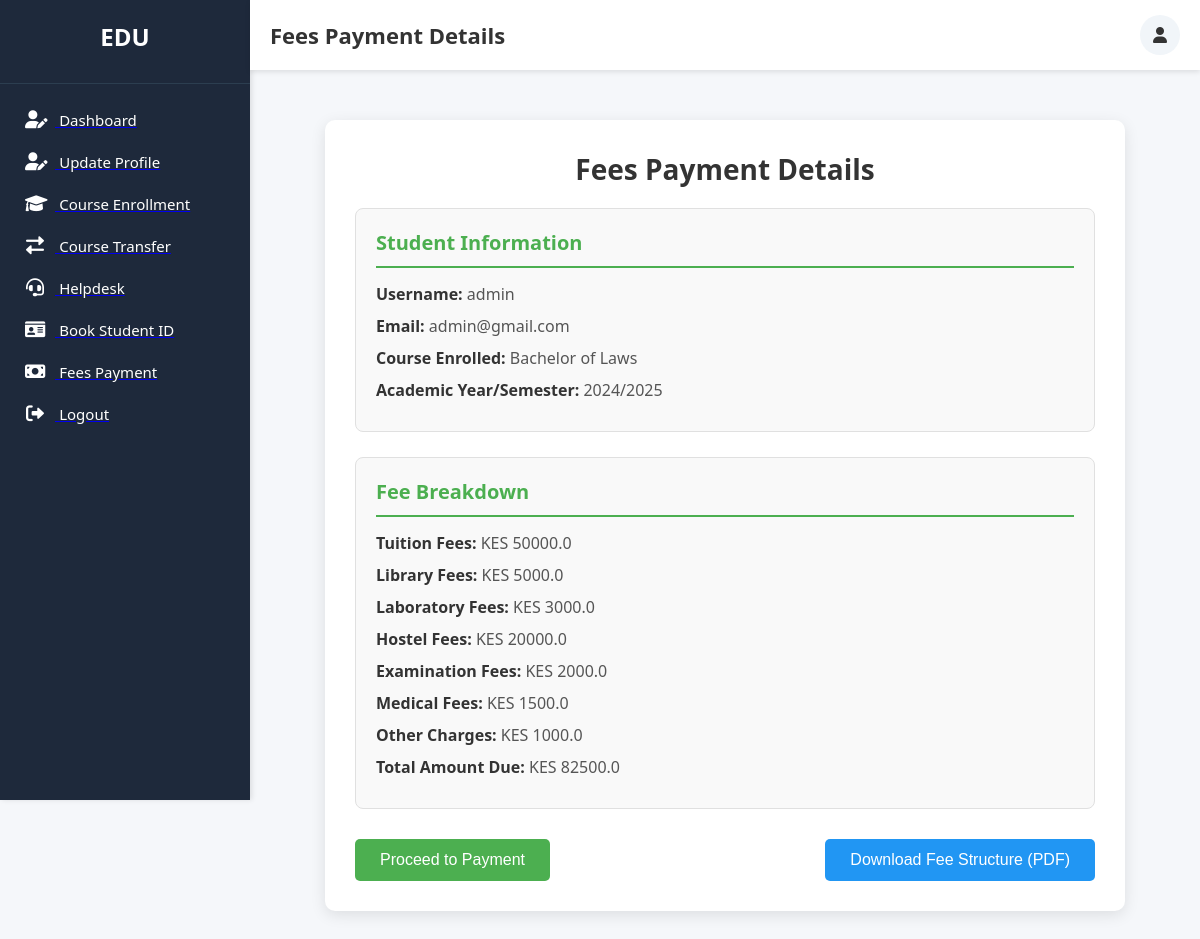
Page /accounts/fees-payment-details/ (signed in) on the committed database.
### accounts/models.py (models this page shows, shortened)
class User(AbstractBaseUser, PermissionsMixin):
    username = models.CharField(max_length=100, unique=True)
    email = models.EmailField(unique=True)
    first_name = models.CharField(max_length=100, blank=True, null=True)
    last_name = models.CharField(max_length=100, blank=True, null=True)
    student_id = models.CharField(max_length=20, unique=True, blank=True, null=True)
    admission_status = models.CharField(max_length=50, default='Pending')  # Pending, In Review, Verified, Rejected
    profile_completion = models.IntegerField(default=0)
    date_of_birth = models.DateField(blank=True, null=True)
    gender = models.CharField(max_length=10, blank=True, null=True)
    nationality = models.CharField(max_length=50, blank=True, null=True)
    phone_number = models.CharField(max_length=15, blank=True, null=True)
    previous_school = models.CharField(max_length=200, blank=True, null=True)
    high_school_grades = models.CharField(max_length=50, blank=True, null=True)
    entry_program = models.CharField(max_length=100, blank=True, null=True)
    enrollment_year = models.IntegerField(blank=True, null=True)
    program_name = models.CharField(max_length=100, blank=True, null=True)
    id_document = models.FileField(upload_to='documents/', blank=True, null=True)
    transcript = models.FileField(upload_to='documents/', blank=True, null=True)
    admission_letter = models.FileField(upload_to='documents/', blank=True, null=True)
    proof_of_payment = models.FileField(upload_to='documents/', blank=True, null=True)
    id_document_verified = models.BooleanField(default=False)
    transcript_verified = models.BooleanField(default=False)
    proof_of_payment_verified = models.BooleanField(default=False)
    is_active = models.BooleanField(default=True)
    is_staff = models.BooleanField(default=False)
    objects = UserManager()
    notification = models.TextField(blank=True, null=True)
    USERNAME_FIELD = 'username'
    REQUIRED_FIELDS = ['email']

class Course(models.Model):
    course_code = models.CharField(max_length=20, unique=True)
    course_name = models.CharField(max_length=100)
    credits = models.IntegerField()
    semester = models.CharField(max_length=50)
    program_name = models.CharField(max_length=100, null=True, blank=True)  # Make the field nullable
    is_mandatory = models.BooleanField(default=False)
    is_transferable = models.BooleanField(default=True)  # Add this field

### accounts/views.py (the view)
# urls.py: path('fees-payment-details/', views.fees_payment_details, name='fees_payment_details'),
@login_required
def fees_payment_details(request):
    enrollment = Enrollment.objects.filter(student=request.user).first()
    """Display student details and fee breakdown."""
    student = request.user
    context = {
        'username': student.username,
        'email': student.email,
        'course_enrolled': enrollment.course.course_name if enrollment else "Not Enrolled",
        'academic_year': "2024/2025",  # Replace with dynamic logic
        'tuition_fees': 50000.00,
        'library_fees': 5000.00,
        'laboratory_fees': 3000.00,
        'hostel_fees': 20000.00,
        'examination_fees': 2000.00,
        'medical_fees': 1500.00,
        'other_charges': 1000.00,
        'total_amount': 50000.00 + 5000.00 + 3000.00 + 20000.00 + 2000.00 + 1500.00 + 1000.00,
    }
    return render(request, 'accounts/fees_payment_details.html', context)

### accounts/templates/accounts/fees_payment_details.html (shortened to what this page needs)
<!DOCTYPE html>
<html lang="en">
<head>
    <link rel="stylesheet" href="https://cdnjs.cloudflare.com/ajax/libs/font-awesome/6.0.0/css/all.min.css">
</head>
<body>
    <div class="sidebar">
        <div class="sidebar-header">
            <div class="sidebar-logo">EDU</div>
        </div>
        <div class="sidebar-menu">
            <ul>
                <li>
                    <a href="{% url 'accounts:dashboard' %}">
                        <i class="fas fa-user-edit"></i>
                        <span>Dashboard</span>
                    </a>
                </li>
                <li>
                    <a href="{% url 'accounts:edit_profile' %}">
                        <i class="fas fa-user-edit"></i>
                        <span>Update Profile</span>
                    </a>
                </li>
                <li>
                    <a href="{% url 'accounts:course_enrollment' %}">
                        <i class="fas fa-graduation-cap"></i>
                        <span>Course Enrollment</span>
                    </a>
                </li>
                <li>
                    <a href="{% url 'accounts:course_transfer' %}">
                        <i class="fas fa-exchange-alt"></i>
                        <span>Course Transfer</span>
                    </a>
                </li>
                <li>
                    <a href="{% url 'accounts:submit_ticket' %}">
                        <i class="fas fa-headset"></i>
                        <span>Helpdesk</span>
                    </a>
                </li>
                <li>
                    <a href="{% url 'accounts:book_student_id' %}">
                        <i class="fas fa-id-card"></i>
                        <span>Book Student ID</span>
                    </a>
                </li>
                <li>
                    <a href="{% url 'accounts:fees_payment_details' %}">
                        <i class="fas fa-money-bill"></i>
                        <span>Fees Payment</span>
                    </a>
                </li>
                <li>
                    <a href="{% url 'accounts:logout' %}">
                        <i class="fas fa-sign-out-alt"></i>
                        <span>Logout</span>
                    </a>
                </li>
            </ul>
        </div>
    </div>
    <div class="main-content">
        <div class="header">
            <div class="header-title">Fees Payment Details</div>
            <div class="header-actions">
                <div class="action-btn action-dropdown">
                    <i class="fas fa-user"></i>
                </div>
            </div>
        </div>
        <div class="container">
            <h1>Fees Payment Details</h1>
            <div class="section">
                <h2>Student Information</h2>
                <p><strong>Username:</strong> {{ username }}</p>
                <p><strong>Email:</strong> {{ email }}</p>
                <p><strong>Course Enrolled:</strong> {{ course_enrolled }}</p>
                <p><strong>Academic Year/Semester:</strong> {{ academic_year }}</p>
            </div>
            <div class="section">
                <h2>Fee Breakdown</h2>
                <p><strong>Tuition Fees:</strong> KES {{ tuition_fees }}</p>
                <p><strong>Library Fees:</strong> KES {{ library_fees }}</p>
                <p><strong>Laboratory Fees:</strong> KES {{ laboratory_fees }}</p>
                <p><strong>Hostel Fees:</strong> KES {{ hostel_fees }}</p>
                <p><strong>Examination Fees:</strong> KES {{ examination_fees }}</p>
                <p><strong>Medical Fees:</strong> KES {{ medical_fees }}</p>
                <p><strong>Other Charges:</strong> KES {{ other_charges }}</p>
                <p><strong>Total Amount Due:</strong> KES {{ total_amount }}</p>
            </div>
            <div class="buttons">
                <button onclick="window.location.href='{% url 'accounts:initiate_fees_payment' %}'">Proceed to Payment</button>
                <button class="download" onclick="downloadFeeStructure()">Download Fee Structure (PDF)</button>
            </div>
        </div>
    </div>
</body>
</html>

### accounts/templates/accounts/fees_payment_details.html (style rules this page uses)
* { margin: 0; padding: 0; box-sizing: border-box; }
body { font-family: 'Segoe UI', Tahoma, Geneva, Verdana, sans-serif; background-color: #f5f7fa; color: #333; display: flex; min-height: 100vh; }
.sidebar { width: 250px; background: #1e293b; color: #fff; height: 100vh; position: fixed; transition: all 0.3s; box-shadow: 2px 0 5px rgba(0, 0, 0, 0.1); }
.sidebar-header { padding: 20px; text-align: center; border-bottom: 1px solid #2c3e50; }
.sidebar-logo { font-size: 24px; font-weight: bold; margin-bottom: 10px; color: #ffffff; }
.sidebar-menu { padding: 15px 0; }
.sidebar-menu ul { list-style: none; }
.sidebar-menu ul li { padding: 10px 25px; display: flex; align-items: center; transition: all 0.3s; cursor: pointer; }
.sidebar-menu ul li i { margin-right: 10px; font-size: 18px; width: 20px; text-align: center; color: white; }
.sidebar-menu ul li span { font-size: 15px; color: white; }
.main-content { flex: 1; margin-left: 250px; transition: all 0.3s; }
.header { background: #ffffff; height: 70px; padding: 0 20px; display: flex; align-items: center; justify-content: space-between; box-shadow: 0 2px 5px rgba(0, 0, 0, 0.1); position: sticky; top: 0; z-index: 100; }
.header-title { font-size: 22px; font-weight: 600; color: #333; }
.header-actions { display: flex; align-items: center; }
.action-btn { width: 40px; height: 40px; border-radius: 50%; background: #f1f5f9; display: flex; align-items: center; justify-content: center; margin-left: 15px; cursor: pointer; position: relative; transition: all 0.3s; }
.container { background: white; padding: 30px; border-radius: 10px; box-shadow: 0 4px 15px rgba(0, 0, 0, 0.1); max-width: 800px; margin: 50px auto; }
.container h1 { text-align: center; color: #333; margin-bottom: 20px; font-size: 28px; }
.section { margin-bottom: 25px; padding: 20px; background-color: #f9f9f9; border-radius: 8px; border: 1px solid #e0e0e0; }
.section h2 { font-size: 20px; color: #4CAF50; margin-bottom: 15px; border-bottom: 2px solid #4CAF50; padding-bottom: 10px; }
.section p { margin: 10px 0; font-size: 16px; color: #555; }
.section p strong { color: #333; }
.buttons { display: flex; justify-content: space-between; margin-top: 30px; }
.buttons button { background-color: #4CAF50; color: white; border: none; padding: 12px 25px; border-radius: 5px; cursor: pointer; font-size: 16px; transition: background-color 0.3s ease; }
.buttons button.download { background-color: #2196F3; }

### rows in the picture
User: username "admin", email "admin@gmail.com"
Course: course_name "Bachelor of Laws"

### other values in the picture
{{ academic_year }} "2024/2025"
{{ tuition_fees }} "50000.0"
{{ library_fees }} "5000.0"
{{ laboratory_fees }} "3000.0"
{{ hostel_fees }} "20000.0"
{{ examination_fees }} "2000.0"
{{ medical_fees }} "1500.0"
{{ other_charges }} "1000.0"
{{ total_amount }} "82500.0"
